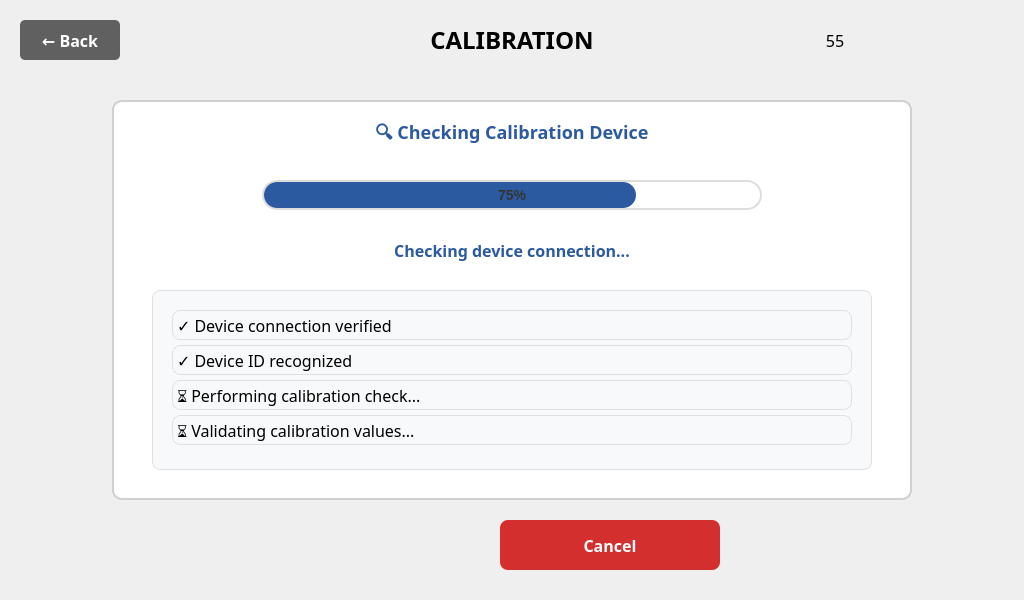
<?xml version="1.0" encoding="UTF-8"?>
<ui version="4.0">
 <class>CalibrationDeviceCheckView</class>
 <widget class="QMainWindow" name="CalibrationDeviceCheckView">
  <property name="geometry">
   <rect>
    <x>0</x>
    <y>0</y>
    <width>1024</width>
    <height>600</height>
   </rect>
  </property>
  <property name="windowTitle">
   <string>Calibration - Device Check</string>
  </property>
  <property name="unifiedTitleAndToolBarOnMac">
   <bool>false</bool>
  </property>
  <widget class="QWidget" name="centralwidget">
   <!-- Header Section -->
   <widget class="QPushButton" name="pushButton_Back">
    <property name="geometry">
     <rect>
      <x>20</x>
      <y>20</y>
      <width>100</width>
      <height>40</height>
     </rect>
    </property>
    <property name="font">
     <font>
      <family>Pretendard</family>
      <pointsize>16</pointsize>
      <weight>75</weight>
      <bold>true</bold>
     </font>
    </property>
    <property name="styleSheet">
     <string notr="true">QPushButton {
    background-color: #606060;
    color: white;
    border: none;
    border-radius: 5px;
    font-size: 16px;
    font-weight: bold;
}
QPushButton:hover {
    background-color: #707070;
}
QPushButton:pressed {
    background-color: #505050;
}</string>
    </property>
    <property name="text">
     <string>← Back</string>
    </property>
   </widget>
   <widget class="QLabel" name="label_9">
    <property name="geometry">
     <rect>
      <x>850</x>
      <y>20</y>
      <width>80</width>
      <height>40</height>
     </rect>
    </property>
    <property name="text">
     <string/>
    </property>
    <property name="pixmap">
     <pixmap>../image/Icon/Battery_Icon-050.png</pixmap>
    </property>
    <property name="scaledContents">
     <bool>true</bool>
    </property>
   </widget>
   <widget class="QLabel" name="label_title">
    <property name="geometry">
     <rect>
      <x>412</x>
      <y>20</y>
      <width>200</width>
      <height>40</height>
     </rect>
    </property>
    <property name="font">
     <font>
      <family>Pretendard</family>
      <pointsize>18</pointsize>
      <weight>75</weight>
      <bold>true</bold>
     </font>
    </property>
    <property name="text">
     <string>CALIBRATION</string>
    </property>
    <property name="alignment">
     <set>Qt::AlignCenter</set>
    </property>
   </widget>
   <widget class="QLabel" name="label_DateNClock">
    <property name="geometry">
     <rect>
      <x>140</x>
      <y>20</y>
      <width>300</width>
      <height>40</height>
     </rect>
    </property>
    <property name="palette">
     <palette>
      <active>
       <colorrole role="WindowText">
        <brush brushstyle="SolidPattern">
         <color alpha="255">
          <red>79</red>
          <green>79</green>
          <blue>79</blue>
         </color>
        </brush>
       </colorrole>
      </active>
      <inactive>
       <colorrole role="WindowText">
        <brush brushstyle="SolidPattern">
         <color alpha="255">
          <red>79</red>
          <green>79</green>
          <blue>79</blue>
         </color>
        </brush>
       </colorrole>
      </inactive>
      <disabled>
       <colorrole role="WindowText">
        <brush brushstyle="SolidPattern">
         <color alpha="255">
          <red>120</red>
          <green>120</green>
          <blue>120</blue>
         </color>
        </brush>
       </colorrole>
      </disabled>
     </palette>
    </property>
    <property name="font">
     <font>
      <family>Pretendard</family>
      <pointsize>17</pointsize>
      <weight>50</weight>
      <bold>false</bold>
     </font>
    </property>
    <property name="text">
     <string></string>
    </property>
    <property name="alignment">
     <set>Qt::AlignLeading|Qt::AlignLeft|Qt::AlignVCenter</set>
    </property>
   </widget>
   <widget class="QLabel" name="label_BatteryGuage">
    <property name="geometry">
     <rect>
      <x>820</x>
      <y>20</y>
      <width>30</width>
      <height>40</height>
     </rect>
    </property>
    <property name="palette">
     <palette>
      <active>
       <colorrole role="WindowText">
        <brush brushstyle="SolidPattern">
         <color alpha="255">
          <red>0</red>
          <green>0</green>
          <blue>0</blue>
         </color>
        </brush>
       </colorrole>
      </active>
      <inactive>
       <colorrole role="WindowText">
        <brush brushstyle="SolidPattern">
         <color alpha="255">
          <red>0</red>
          <green>0</green>
          <blue>0</blue>
         </color>
        </brush>
       </colorrole>
      </inactive>
      <disabled>
       <colorrole role="WindowText">
        <brush brushstyle="SolidPattern">
         <color alpha="255">
          <red>120</red>
          <green>120</green>
          <blue>120</blue>
         </color>
        </brush>
       </colorrole>
      </disabled>
     </palette>
    </property>
    <property name="font">
     <font>
      <family>Pretendard</family>
      <pointsize>12</pointsize>
      <weight>50</weight>
      <bold>false</bold>
     </font>
    </property>
    <property name="text">
     <string>55</string>
    </property>
    <property name="alignment">
     <set>Qt::AlignCenter</set>
    </property>
   </widget>

   <!-- Main Content Section -->
   <widget class="QFrame" name="frame_device_check">
    <property name="geometry">
     <rect>
      <x>112</x>
      <y>100</y>
      <width>800</width>
      <height>400</height>
     </rect>
    </property>
    <property name="styleSheet">
     <string notr="true">QFrame {
    background-color: white;
    border: 2px solid #d0d0d0;
    border-radius: 10px;
}</string>
    </property>
    <property name="frameShape">
     <enum>QFrame::StyledPanel</enum>
    </property>
    <property name="frameShadow">
     <enum>QFrame::Raised</enum>
    </property>
    
    <!-- Device Check Title -->
    <widget class="QLabel" name="label_check_title">
     <property name="geometry">
      <rect>
       <x>40</x>
       <y>20</y>
       <width>720</width>
       <height>30</height>
      </rect>
     </property>
     <property name="font">
      <font>
       <family>Pretendard</family>
       <pointsize>18</pointsize>
       <weight>75</weight>
       <bold>true</bold>
      </font>
     </property>
     <property name="styleSheet">
      <string notr="true">QLabel {
    font-size: 18px;
    font-weight: bold;
    color: #2c5aa0;
    border: none;
}</string>
     </property>
     <property name="text">
      <string>🔍 Checking Calibration Device</string>
     </property>
     <property name="alignment">
      <set>Qt::AlignCenter</set>
     </property>
    </widget>
    
    <!-- Progress Indicator -->
    <widget class="QProgressBar" name="progressBar_check">
     <property name="geometry">
      <rect>
       <x>150</x>
       <y>80</y>
       <width>500</width>
       <height>30</height>
      </rect>
     </property>
     <property name="styleSheet">
      <string notr="true">QProgressBar {
    border: 2px solid #ddd;
    border-radius: 15px;
    text-align: center;
    font-size: 14px;
    font-weight: bold;
    color: #333;
}
QProgressBar::chunk {
    background-color: #2c5aa0;
    border-radius: 13px;
}</string>
     </property>
     <property name="value">
      <number>75</number>
     </property>
    </widget>
    
    <!-- Status Display -->
    <widget class="QLabel" name="label_status">
     <property name="geometry">
      <rect>
       <x>40</x>
       <y>130</y>
       <width>720</width>
       <height>40</height>
      </rect>
     </property>
     <property name="font">
      <font>
       <family>Pretendard</family>
       <pointsize>16</pointsize>
       <weight>75</weight>
       <bold>true</bold>
      </font>
     </property>
     <property name="styleSheet">
      <string notr="true">QLabel {
    font-size: 16px;
    font-weight: bold;
    color: #2c5aa0;
    border: none;
}</string>
     </property>
     <property name="text">
      <string>Checking device connection...</string>
     </property>
     <property name="alignment">
      <set>Qt::AlignCenter</set>
     </property>
    </widget>
    
    <!-- Check Results Frame -->
    <widget class="QFrame" name="frame_check_results">
     <property name="geometry">
      <rect>
       <x>40</x>
       <y>190</y>
       <width>720</width>
       <height>180</height>
      </rect>
     </property>
     <property name="styleSheet">
      <string notr="true">QFrame {
    background-color: #f8f9fa;
    border: 1px solid #e0e0e0;
    border-radius: 8px;
}</string>
     </property>
     
     <!-- Check Item 1 -->
     <widget class="QLabel" name="label_check1">
      <property name="geometry">
       <rect>
        <x>20</x>
        <y>20</y>
        <width>680</width>
        <height>30</height>
       </rect>
      </property>
      <property name="font">
       <font>
        <family>Pretendard</family>
        <pointsize>12</pointsize>
        <weight>50</weight>
        <bold>false</bold>
       </font>
      </property>
      <property name="text">
       <string>✓ Device connection verified</string>
      </property>
     </widget>
     
     <!-- Check Item 2 -->
     <widget class="QLabel" name="label_check2">
      <property name="geometry">
       <rect>
        <x>20</x>
        <y>55</y>
        <width>680</width>
        <height>30</height>
       </rect>
      </property>
      <property name="font">
       <font>
        <family>Pretendard</family>
        <pointsize>12</pointsize>
        <weight>50</weight>
        <bold>false</bold>
       </font>
      </property>
      <property name="text">
       <string>✓ Device ID recognized</string>
      </property>
     </widget>
     
     <!-- Check Item 3 -->
     <widget class="QLabel" name="label_check3">
      <property name="geometry">
       <rect>
        <x>20</x>
        <y>90</y>
        <width>680</width>
        <height>30</height>
       </rect>
      </property>
      <property name="font">
       <font>
        <family>Pretendard</family>
        <pointsize>12</pointsize>
        <weight>50</weight>
        <bold>false</bold>
       </font>
      </property>
      <property name="text">
       <string>⏳ Performing calibration check...</string>
      </property>
     </widget>
     
     <!-- Check Item 4 -->
     <widget class="QLabel" name="label_check4">
      <property name="geometry">
       <rect>
        <x>20</x>
        <y>125</y>
        <width>680</width>
        <height>30</height>
       </rect>
      </property>
      <property name="font">
       <font>
        <family>Pretendard</family>
        <pointsize>12</pointsize>
        <weight>50</weight>
        <bold>false</bold>
       </font>
      </property>
      <property name="text">
       <string>⏳ Validating calibration values...</string>
      </property>
     </widget>
    </widget>
   </widget>

   <!-- Navigation Buttons -->
   <widget class="QPushButton" name="pushButton_cancel">
    <property name="geometry">
     <rect>
      <x>500</x>
      <y>520</y>
      <width>220</width>
      <height>50</height>
     </rect>
    </property>
    <property name="font">
     <font>
      <family>Pretendard</family>
      <pointsize>16</pointsize>
      <weight>75</weight>
      <bold>true</bold>
     </font>
    </property>
    <property name="styleSheet">
     <string notr="true">QPushButton {
    background-color: #d32f2f;
    color: white;
    border: none;
    border-radius: 8px;
    font-size: 16px;
    font-weight: bold;
    padding: 15px;
}
QPushButton:hover {
    background-color: #b71c1c;
}
QPushButton:pressed {
    background-color: #8c1a1a;
}</string>
    </property>
    <property name="text">
     <string>Cancel</string>
    </property>
   </widget>
  </widget>
 </widget>
 <resources/>
 <connections/>
</ui>
